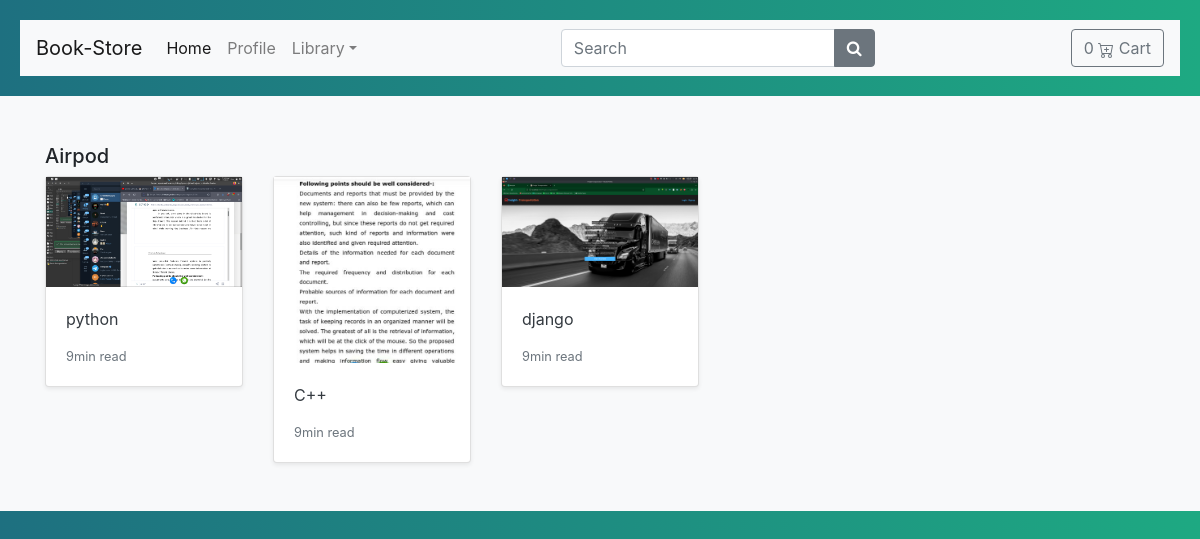
Screenshot of /search/airpod_earphone/ with the database file from the repository.
### store/models.py (models this page shows, shortened)
class Category(models.Model):
    name = models.CharField(max_length=255,db_index=True)
    slug = models.SlugField(max_length=255, unique=True)
    class Meta:
        verbose_name_plural = 'categories'
    def get_absolute_url(self):
        return reverse('store:category_list',args=[self.slug])

class Product(models.Model):
    category = models.ForeignKey(Category,related_name='product', on_delete=models.CASCADE)
    created_by = models.ForeignKey(User, on_delete=models.CASCADE, related_name='product_creator')
    title = models.CharField(max_length=255)
    author = models.CharField(max_length=255,default='admin')
    image = models.ImageField(upload_to='images/', default='images/default.png')
    slug = models.SlugField(max_length=255)
    price = models.DecimalField(max_digits=4, decimal_places=2)
    in_stock = models.BooleanField(default=True)
    is_active = models.BooleanField(default=True)
    created = models.DateTimeField(auto_now_add=True)
    updated = models.DateTimeField(auto_now=True)
    objects = models.Manager()
    products = ProductManager()
    class Meta:
        verbose_name_plural = 'products'
        ordering = ('-created',)
    def get_absolute_url(self):
        return reverse('store:product_detail', args=[self.slug])

### store/views.py (the view)
# urls.py: path('search/<slug:category_slug>/', views.category_list, name='category_list')
def category_list(request, category_slug=None):
    category = get_object_or_404(Category, slug=category_slug)
    products = Product.objects.filter(category=category)
    return render(request, 'store/products/category.html', {'category': category,'products':products})

### basket/context_processors.py (called while the page is built)
def basket(request):
    return {'basket': Basket(request)}

### store/context_processors.py (called while the page is built)
def categories(request):
    return{
        'categories': Category.objects.all()
    }

### templates/store/products/category.html (shortened to what this page needs)
{% extends "../base.html"%}
{% load static %}
{% block content%}
<main>
    <div class="album py-5 bg-light">
        <div class="container">
          <div class="ph-3 h5">{{ category.name|title}}</div>
          <div class="row row-cols-1 row-cols-sm-2 row-cols-md-5 g-3">
            {% for product in products %}
            <div class="col">
              <div class="card shadow-sm">
                <img class="img-fluid" alt="Responsive image" src="{{product.image.url}}">
                <div class="card-body">
                  <p class="card-text">
                    <a class="text-dark text-decoration-none" href="{{ product.get_absolute_url }}">{{product.title}}</a>
                  </p>
                  <div class="d-flex justify-content-between align-items-center">
                    <small class="text-muted">9min read</small>
                  </div>
                </div>
              </div>
            </div>
            {% endfor %}
          </div>
        </div>
    </div>
</main>
{% endblock %}

### templates/store/base.html (style rules this page uses)
body { background: -o-linear-gradient(0deg, #1ea982, #1ea982); background: -webkit-linear-gradient(0deg, #1e7080, #1ea982); }

### rows the page displays
Category: name "Airpod"
Product: image (picture), title "python"
Product: image (picture), title "C++"
Product: image (picture), title "django"
